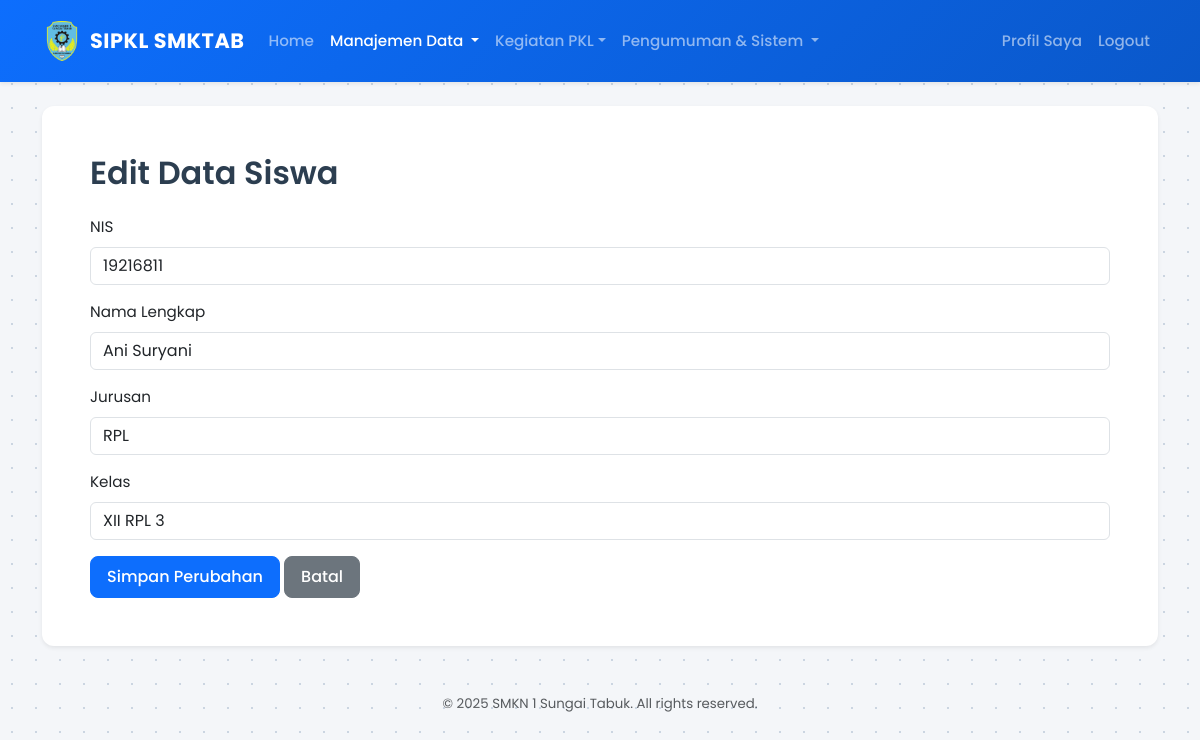
The app's page /index.php?page=admin/siswa_edit&id=33 (signed in) with its own data.
### tables this page shows
CREATE TABLE `siswa` (
  `id_siswa` int(11) NOT NULL,
  `nis` varchar(20) NOT NULL,
  `nama_lengkap` varchar(100) NOT NULL,
  `jurusan` varchar(50) DEFAULT NULL,
  `kelas` varchar(10) DEFAULT NULL,
  `id_perusahaan` int(11) DEFAULT NULL,
  `id_pembimbing` int(11) DEFAULT NULL
);

### pages/admin/siswa_edit.php (the view, shortened to what this page needs)
<?php
$siswa = null;
$id_siswa = $_GET['id'];
try {
    $sql_get = "SELECT * FROM siswa WHERE id_siswa = :id_siswa";
    $stmt_get = $pdo->prepare($sql_get);
    $stmt_get->bindParam(':id_siswa', $id_siswa);
    $stmt_get->execute();
    $siswa = $stmt_get->fetch(PDO::FETCH_ASSOC);
} catch (PDOException $e) {
    die("Error mengambil data: " . $e->getMessage());
}
?>
<h2 class="mb-4">Edit Data Siswa</h2>
<?php if ($siswa): ?>
<form action="index.php?page=admin/siswa_edit&id=<?php echo $id_siswa; ?>" method="POST">
    <div class="mb-3">
        <label for="nis" class="form-label">NIS</label>
        <input type="text" class="form-control" id="nis" name="nis" value="<?php echo htmlspecialchars($siswa['nis']); ?>" required>
    </div>
    <div class="mb-3">
        <label for="nama_lengkap" class="form-label">Nama Lengkap</label>
        <input type="text" class="form-control" id="nama_lengkap" name="nama_lengkap" value="<?php echo htmlspecialchars($siswa['nama_lengkap']); ?>" required>
    </div>
    <div class="mb-3">
        <label for="jurusan" class="form-label">Jurusan</label>
        <input type="text" class="form-control" id="jurusan" name="jurusan" value="<?php echo htmlspecialchars($siswa['jurusan']); ?>" required>
    </div>
    <div class="mb-3">
        <label for="kelas" class="form-label">Kelas</label>
        <input type="text" class="form-control" id="kelas" name="kelas" value="<?php echo htmlspecialchars($siswa['kelas']); ?>" required>
    </div>
    <button type="submit" class="btn btn-primary">Simpan Perubahan</button>
    <a href="index.php?page=admin/siswa_data" class="btn btn-secondary">Batal</a>
</form>
<?php endif; ?>

### assets/css/style.css (style rules this page uses)
body { font-family: 'Poppins', sans-serif; background-color: #f4f6f9; color: #444; font-size: 0.95rem; }
h1, h2, h3, h4, h5, h6 { font-weight: 600; color: #2c3e50; }
.btn { border-radius: 8px; padding: 8px 16px; font-weight: 500; transition: 0.2s; }
.btn-primary { background-color: #0d6efd; border-color: #0d6efd; }
body { background-color: #f5f7fa; background-image: radial-gradient(#cbd5e1 1.5px, transparent 1.5px); background-size: 24px 24px; min-height: 100vh; margin: 0; }

### records on screen
siswa: nis "19216811", nama_lengkap "Ani Suryani", jurusan "RPL", kelas "XII RPL 3"
